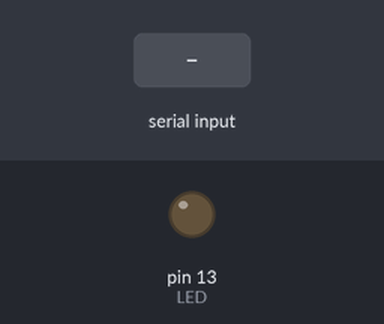
A sketch run on a simulated Arduino Uno, built with avr-gcc and run on an emulated ATmega328P. Parts: output pins drawn as LEDs (lit = HIGH). The test bench sets the inputs (shaded band).

Above: at 1.2 s.
1.3 s: "A" received over the second serial link
At 1.8 s:
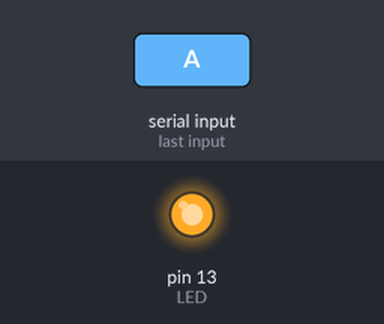
2.8 s: "B" received over the second serial link
At 4.1 s:
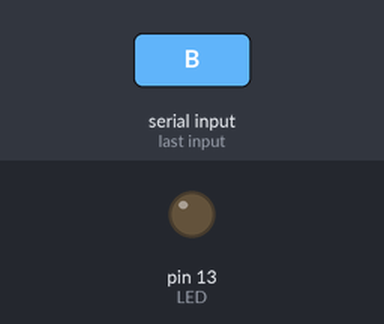
Timing chart, 0 to 5.8 s (numbered marks = the images above; inputs shaded):
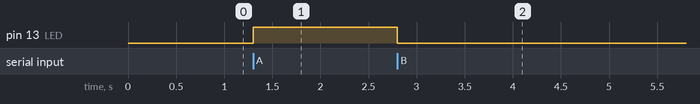

Measured:
- after the input at 1.3 s, pin 13 (LED): LOW → HIGH at once
- after the input at 2.8 s, pin 13 (LED): HIGH → LOW at once

The sketch:

Pines_seleccionados.ino
```cpp
#include <SoftwareSerial.h>

int Tx = 7;
int Rx = 8;
SoftwareSerial BT(Tx, Rx);

char letra;
int LED  =  13;

void setup()
{
  pinMode(LED, OUTPUT);
  BT.begin(9600);
}

void loop()
{

  if (BT.available())
    letra = BT.read();
  if (letra == 'A')
  {
    digitalWrite(LED, 1);
  }
  if (letra == 'B')
  {
    digitalWrite(LED, 0);
  }

}
```
